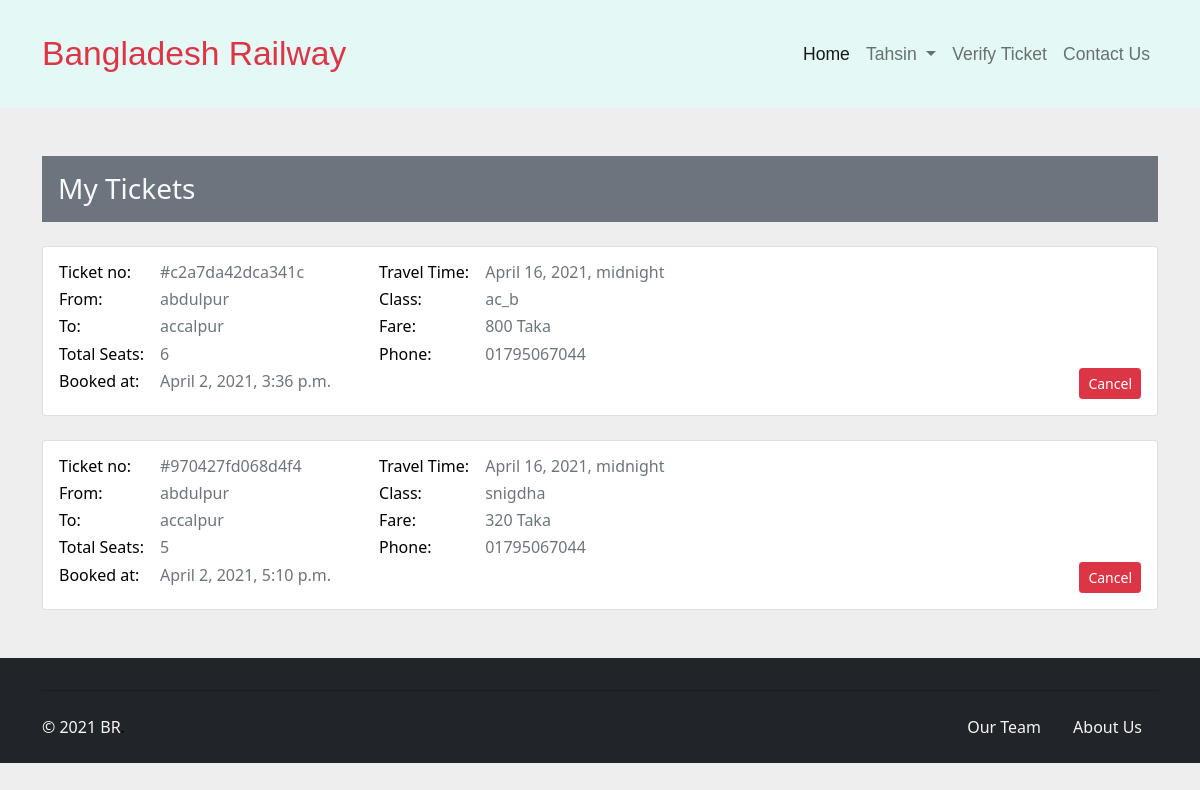
Screenshot of /profile/ (signed in) with the database file from the repository.
### main/models.py (models this page shows, shortened)
class Ticket(models.Model):
    ticket_no = models.CharField(max_length=20)
    start = models.CharField(max_length=20)
    end = models.CharField(max_length=20)
    total_seats = models.IntegerField()
    class_type = models.CharField(max_length=20)
    cost = models.IntegerField()
    travel_time = models.DateTimeField()
    timestamp = models.DateTimeField(auto_now_add=True)
    is_active = models.BooleanField(default=False)
    train = models.ForeignKey(Train, on_delete=models.CASCADE)
    passenger = models.ForeignKey(User, on_delete=models.CASCADE)

### main/views.py (the view)
# urls.py: path('profile/', views.profile, name="profile"),
@login_required(login_url='/user/login')
def profile(request):
    tickets = Ticket.objects.filter(passenger=request.user)
    context = {
        'tickets': tickets
    }
    return render(request, 'profile.html', context)

### main/templates/profile.html (shortened to what this page needs)
{% extends 'base.html' %}
{% load static %}
{% block body %}
    {% include 'partials/navbar.html' %}
    <section class="container my-5">
        <h3 class="bg-secondary text-light p-3">My Tickets</h3>
        {% for ticket in tickets %}
        <div class="card mt-4">
            <div class="card-body">
                <div class="d-flex justify-content-between">
                    <div>
                        <div class="d-flex">
                            <div class="me-3">
                                <h6>Ticket no: </h6>
                                <h6>From: </h6>
                                <h6>To: </h6>
                                <h6>Total Seats: </h6>
                                <h6>Booked at: </h6>
                            </div>
                            <div>
                                <h6 class="text-muted">#{{ ticket.ticket_no }}</h6>
                                <h6 class="text-muted">{{ ticket.start }} </h6>
                                <h6 class="text-muted">{{ ticket.end }} </h6>
                                <h6 class="text-muted">{{ ticket.total_seats }} </h6>
                                <h6 class="text-muted">{{ ticket.timestamp }} </h6>
                            </div>
                            <div class="me-3 ms-5">
                                <h6>Travel Time: </h6>
                                <h6>Class: </h6>
                                <h6>Fare: </h6>
                                <h6>Phone: </h6>
                            </div>
                            <div>
                                <h6 class="text-muted">{{ ticket.travel_time }}</h6>
                                <h6 class="text-muted">{{ ticket.class_type }} </h6>
                                <h6 class="text-muted">{{ ticket.cost }} Taka</h6>
                                <h6 class="text-muted">{{ ticket.passenger.username}}  </h6>
                            </div>
                        </div>
                    </div>
                    <div class="d-flex align-items-end"><a type="button" class="btn btn-danger btn-sm" href={% url 'cancel_ticket' id=ticket.id %} style="text-decoration: none;">Cancel </a></div>
                </div>
            </div>
        </div>
        {% endfor %}
    </section>
    <section>
        {% include 'partials/footer.html' %}
    </section>
{% endblock %}

### main/templates/base.html (shortened to what this page needs)
{% load static %}
<!doctype html>
<html lang="en">
<head>
    <link type="text/css" rel="stylesheet" href={% static 'bootstrap/css/bootstrap.min.css' %} >
    <link type="text/css" rel="stylesheet" href={% static 'css/style.css' %} >
</head>
<body>
{% block body %}
{% endblock %}
</body>
</html>

### main/templates/partials/navbar.html (shortened to what this page needs)
{% load static %}
<nav class="navbar navbar-expand-md bg-light navbar-light">
  <div class="container py-3">
    <a class="navbar-brand text-danger" style="font-size: 2.1em;" href="/"
      >
      Bangladesh Railway</a
    >
    <div class="collapse navbar-collapse" id="navbarSupportedContent">
      <ul class="navbar-nav ms-auto mb-2 mb-lg-0">
        <li class="nav-item">
          <a class="nav-link active" aria-current="page" href="/">Home</a>
        </li>
        {% if user.is_authenticated %}
        <li class="nav-item dropdown">
          <a class="nav-link dropdown-toggle" href="#" id="navbarDropdown" role="button" data-bs-toggle="dropdown" aria-expanded="false">
            {{user.first_name}}
          </a>
        </li>
        {% endif %}
        <li class="nav-item">
          <a class="nav-link" href="/verify/">Verify Ticket</a>
        </li>
        <li class="nav-item">
          <a class="nav-link" href="/contact/">Contact Us</a>
        </li>
      </ul>
    </div>
  </div>
</nav>

### main/templates/partials/footer.html
<footer class="footer py-3 bg-dark">
    <div class="container">
      <hr>
      <div class="row align-items-center justify-content-md-between">
        <div class="col-md-6">
          <div class="copyright">
            <span class="text-light">&copy; 2021  </span> <a href="">BR</a>.
          </div>
        </div>
        <div class="col-md-6">
          <ul class="nav nav-footer justify-content-end">
            <li class="nav-item">
              <a href="/contact/" class="nav-link">Our Team</a>
            </li>
            <li class="nav-item">
              <a href="/contact/" class="nav-link">About Us</a>
            </li>
          </ul>
        </div>
      </div>
    </div>
  </footer>

### main/static/css/style.css (style rules this page uses)
body { color: black; width: 100%; margin: 0px; padding: 0px; overflow-x: hidden; background-color: #EEE; }
body .bg-light { background-color: #E4F9F5 !important; font-family: Arial, Helvetica, sans-serif; }
body .bg-light .navbar-brand { font-size: 1.6em; }
body .bg-light .nav-item { font-size: 1.1em; }
body .footer a { text-decoration: none; color: whitesmoke; }

### rows the page displays
Ticket: ticket_no "c2a7da42dca341c", start "abdulpur", end "accalpur", total_seats "6", timestamp "April 2, 2021, 3:36 p.m.", travel_time "April 16, 2021, midnight", class_type "ac_b", cost "800", passenger.username "01795067044"
Ticket: ticket_no "970427fd068d4f4", start "abdulpur", end "accalpur", total_seats "5", timestamp "April 2, 2021, 5:10 p.m.", travel_time "April 16, 2021, midnight", class_type "snigdha", cost "320", passenger.username "01795067044"

### other values shown
{{ user.first_name }} "Tahsin"
